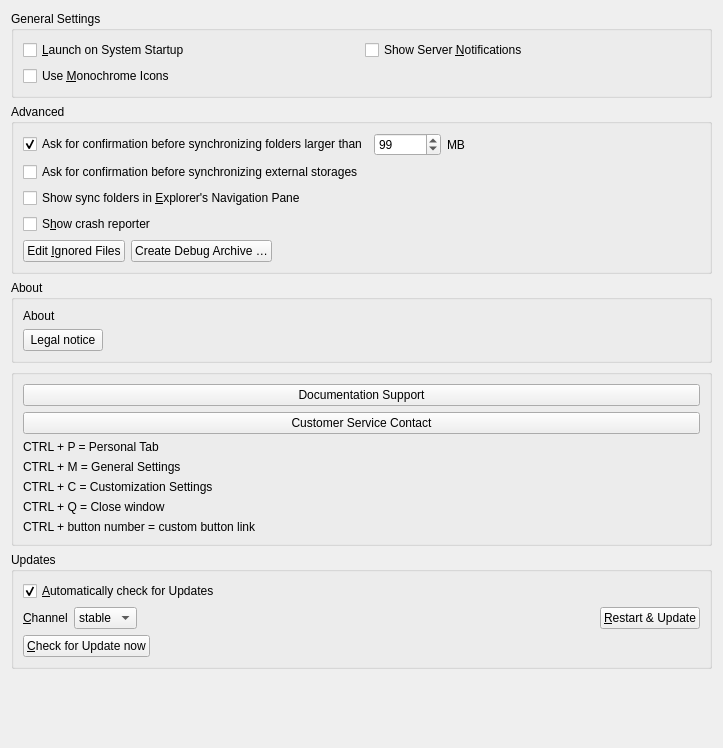
<?xml version="1.0" encoding="UTF-8"?>
<ui version="4.0">
 <class>OCC::GeneralSettings</class>
 <widget class="QWidget" name="OCC::GeneralSettings">
  <property name="geometry">
   <rect>
    <x>0</x>
    <y>0</y>
    <width>723</width>
    <height>748</height>
   </rect>
  </property>
  <property name="windowTitle">
   <string notr="true">Form</string>
  </property>
  <layout class="QGridLayout" name="gridLayout_3">
   <item row="1" column="0">
    <widget class="QGroupBox" name="groupBox">
     <property name="title">
      <string>Advanced</string>
     </property>
     <layout class="QVBoxLayout" name="verticalLayout">
      <item>
       <layout class="QHBoxLayout" name="horizontalLayout_3">
        <item>
         <widget class="QCheckBox" name="newFolderLimitCheckBox">
          <property name="text">
           <string>Ask for confirmation before synchronizing folders larger than</string>
          </property>
          <property name="checked">
           <bool>true</bool>
          </property>
         </widget>
        </item>
        <item>
         <widget class="QSpinBox" name="newFolderLimitSpinBox">
          <property name="maximum">
           <number>999999</number>
          </property>
          <property name="value">
           <number>99</number>
          </property>
         </widget>
        </item>
        <item>
         <widget class="QLabel" name="label">
          <property name="text">
           <string extracomment="Trailing part of &quot;Ask confirmation before syncing folder larger than&quot; ">MB</string>
          </property>
         </widget>
        </item>
        <item>
         <spacer name="horizontalSpacer_3">
          <property name="orientation">
           <enum>Qt::Horizontal</enum>
          </property>
          <property name="sizeHint" stdset="0">
           <size>
            <width>40</width>
            <height>20</height>
           </size>
          </property>
         </spacer>
        </item>
       </layout>
      </item>
      <item>
       <layout class="QHBoxLayout" name="horizontalLayout_8">
        <item>
         <widget class="QCheckBox" name="newExternalStorage">
          <property name="text">
           <string>Ask for confirmation before synchronizing external storages</string>
          </property>
         </widget>
        </item>
       </layout>
      </item>
      <item>
       <layout class="QHBoxLayout" name="horizontalLayout_10">
        <item>
         <widget class="QCheckBox" name="showInExplorerNavigationPaneCheckBox">
          <property name="text">
           <string>Show sync folders in &amp;Explorer's Navigation Pane</string>
          </property>
         </widget>
        </item>
       </layout>
      </item>
      <item>
       <layout class="QHBoxLayout" name="horizontalLayout_9">
        <item>
         <widget class="QCheckBox" name="crashreporterCheckBox">
          <property name="sizePolicy">
           <sizepolicy hsizetype="MinimumExpanding" vsizetype="Fixed">
            <horstretch>0</horstretch>
            <verstretch>0</verstretch>
           </sizepolicy>
          </property>
          <property name="text">
           <string>S&amp;how crash reporter</string>
          </property>
         </widget>
        </item>
       </layout>
      </item>
      <item>
       <layout class="QHBoxLayout" name="horizontalLayout_4">
        <item>
         <widget class="QPushButton" name="ignoredFilesButton">
          <property name="text">
           <string>Edit &amp;Ignored Files</string>
          </property>
         </widget>
        </item>
        <item>
         <widget class="QPushButton" name="debugArchiveButton">
          <property name="text">
           <string>Create Debug Archive …</string>
          </property>
         </widget>
        </item>
        <item>
         <spacer name="horizontalSpacer_4">
          <property name="orientation">
           <enum>Qt::Horizontal</enum>
          </property>
          <property name="sizeHint" stdset="0">
           <size>
            <width>555</width>
            <height>20</height>
           </size>
          </property>
         </spacer>
        </item>
       </layout>
      </item>
     </layout>
    </widget>
   </item>
   <item row="8" column="0">
    <spacer name="verticalSpacer">
     <property name="orientation">
      <enum>Qt::Vertical</enum>
     </property>
     <property name="sizeHint" stdset="0">
      <size>
       <width>20</width>
       <height>0</height>
      </size>
     </property>
    </spacer>
   </item>
   <item row="0" column="0">
    <widget class="QGroupBox" name="generalGroupBox">
     <property name="title">
      <string>General Settings</string>
     </property>
     <layout class="QGridLayout" name="gridLayout_2">
      <item row="1" column="0">
       <widget class="QCheckBox" name="monoIconsCheckBox">
        <property name="toolTip">
         <string>For System Tray</string>
        </property>
        <property name="text">
         <string>Use &amp;Monochrome Icons</string>
        </property>
       </widget>
      </item>
      <item row="0" column="0">
       <widget class="QCheckBox" name="autostartCheckBox">
        <property name="text">
         <string>&amp;Launch on System Startup</string>
        </property>
       </widget>
      </item>
      <item row="0" column="1">
       <widget class="QCheckBox" name="serverNotificationsCheckBox">
        <property name="text">
         <string>Show Server &amp;Notifications</string>
        </property>
       </widget>
      </item>
     </layout>
    </widget>
   </item>
   <item row="3" column="0">
    <widget class="QGroupBox" name="aboutGroupBox">
     <property name="title">
      <string>About</string>
     </property>
     <layout class="QVBoxLayout" name="verticalLayout_3">
      <item>
       <widget class="QLabel" name="aboutLabel">
        <property name="sizePolicy">
         <sizepolicy hsizetype="Preferred" vsizetype="Minimum">
          <horstretch>0</horstretch>
          <verstretch>0</verstretch>
         </sizepolicy>
        </property>
        <property name="text">
         <string>About</string>
        </property>
       </widget>
      </item>
      <item>
       <layout class="QHBoxLayout" name="horizontalLayout_6">
        <item>
         <widget class="QPushButton" name="legalNoticeButton">
          <property name="text">
           <string>Legal notice</string>
          </property>
         </widget>
        </item>
        <item>
         <spacer name="horizontalSpacer_2">
          <property name="orientation">
           <enum>Qt::Horizontal</enum>
          </property>
          <property name="sizeHint" stdset="0">
           <size>
            <width>40</width>
            <height>20</height>
           </size>
          </property>
         </spacer>
        </item>
       </layout>
      </item>
     </layout>
    </widget>
   </item>
   <item row="5" column="0">
    <widget class="QGroupBox" name="updatesGroupBox">
     <property name="title">
      <string>Updates</string>
     </property>
     <layout class="QVBoxLayout" name="verticalLayout_2">
      <item>
       <layout class="QHBoxLayout" name="horizontalLayout_11">
        <item>
         <widget class="QCheckBox" name="autoCheckForUpdatesCheckBox">
          <property name="text">
           <string>&amp;Automatically check for Updates</string>
          </property>
          <property name="checked">
           <bool>true</bool>
          </property>
         </widget>
        </item>
       </layout>
      </item>
      <item>
       <layout class="QHBoxLayout" name="horizontalLayout_2">
        <item>
         <widget class="QLabel" name="updateChannelLabel">
          <property name="sizePolicy">
           <sizepolicy hsizetype="Maximum" vsizetype="Preferred">
            <horstretch>0</horstretch>
            <verstretch>0</verstretch>
           </sizepolicy>
          </property>
          <property name="text">
           <string>&amp;Channel</string>
          </property>
          <property name="buddy">
           <cstring>updateChannel</cstring>
          </property>
         </widget>
        </item>
        <item>
         <widget class="QComboBox" name="updateChannel">
          <property name="sizePolicy">
           <sizepolicy hsizetype="Maximum" vsizetype="Fixed">
            <horstretch>0</horstretch>
            <verstretch>0</verstretch>
           </sizepolicy>
          </property>
          <item>
           <property name="text">
            <string>stable</string>
           </property>
          </item>
          <item>
           <property name="text">
            <string>beta</string>
           </property>
          </item>
         </widget>
        </item>
        <item>
         <widget class="QLabel" name="updateStateLabel">
          <property name="text">
           <string/>
          </property>
          <property name="wordWrap">
           <bool>true</bool>
          </property>
          <property name="openExternalLinks">
           <bool>true</bool>
          </property>
         </widget>
        </item>
        <item>
         <widget class="QPushButton" name="restartButton">
          <property name="sizePolicy">
           <sizepolicy hsizetype="Maximum" vsizetype="Fixed">
            <horstretch>0</horstretch>
            <verstretch>0</verstretch>
           </sizepolicy>
          </property>
          <property name="text">
           <string>&amp;Restart &amp;&amp; Update</string>
          </property>
         </widget>
        </item>
       </layout>
      </item>
      <item>
       <widget class="QPushButton" name="updateButton">
        <property name="sizePolicy">
         <sizepolicy hsizetype="Maximum" vsizetype="Fixed">
          <horstretch>0</horstretch>
          <verstretch>0</verstretch>
         </sizepolicy>
        </property>
        <property name="text">
         <string>&amp;Check for Update now</string>
        </property>
       </widget>
      </item>
     </layout>
    </widget>
   </item>
   <item row="4" column="0">
    <widget class="QGroupBox" name="CSCGroupBox">
     <property name="title">
      <string/>
     </property>
     <layout class="QVBoxLayout" name="verticalLayout_4">
      <property name="leftMargin">
       <number>9</number>
      </property>
      <property name="topMargin">
       <number>9</number>
      </property>
      <property name="rightMargin">
       <number>9</number>
      </property>
      <property name="bottomMargin">
       <number>9</number>
      </property>
      <item>
       <widget class="QPushButton" name="DocButton">
        <property name="text">
         <string>Documentation Support</string>
        </property>
       </widget>
      </item>
      <item>
       <widget class="QPushButton" name="CSCButton">
        <property name="text">
         <string>Customer Service Contact</string>
        </property>
       </widget>
      </item>
      <item>
       <widget class="QLabel" name="label_2">
        <property name="text">
         <string>CTRL + P = Personal Tab</string>
        </property>
       </widget>
      </item>
      <item>
       <widget class="QLabel" name="label_3">
        <property name="text">
         <string>CTRL + M = General Settings</string>
        </property>
       </widget>
      </item>
      <item>
       <widget class="QLabel" name="label_4">
        <property name="text">
         <string>CTRL + C = Customization Settings</string>
        </property>
       </widget>
      </item>
      <item>
       <widget class="QLabel" name="label_5">
        <property name="text">
         <string>CTRL + Q = Close window</string>
        </property>
       </widget>
      </item>
      <item>
       <widget class="QLabel" name="label_6">
        <property name="text">
         <string>CTRL + button number = custom button link</string>
        </property>
       </widget>
      </item>
     </layout>
    </widget>
   </item>
  </layout>
 </widget>
 <tabstops>
  <tabstop>autostartCheckBox</tabstop>
  <tabstop>serverNotificationsCheckBox</tabstop>
  <tabstop>monoIconsCheckBox</tabstop>
  <tabstop>ignoredFilesButton</tabstop>
  <tabstop>newFolderLimitCheckBox</tabstop>
  <tabstop>newFolderLimitSpinBox</tabstop>
  <tabstop>crashreporterCheckBox</tabstop>
  <tabstop>autoCheckForUpdatesCheckBox</tabstop>
  <tabstop>restartButton</tabstop>
 </tabstops>
 <resources/>
 <connections>
  <connection>
   <sender>newFolderLimitCheckBox</sender>
   <signal>toggled(bool)</signal>
   <receiver>newFolderLimitSpinBox</receiver>
   <slot>setEnabled(bool)</slot>
   <hints>
    <hint type="sourcelabel">
     <x>247</x>
     <y>188</y>
    </hint>
    <hint type="destinationlabel">
     <x>497</x>
     <y>190</y>
    </hint>
   </hints>
  </connection>
 </connections>
</ui>
